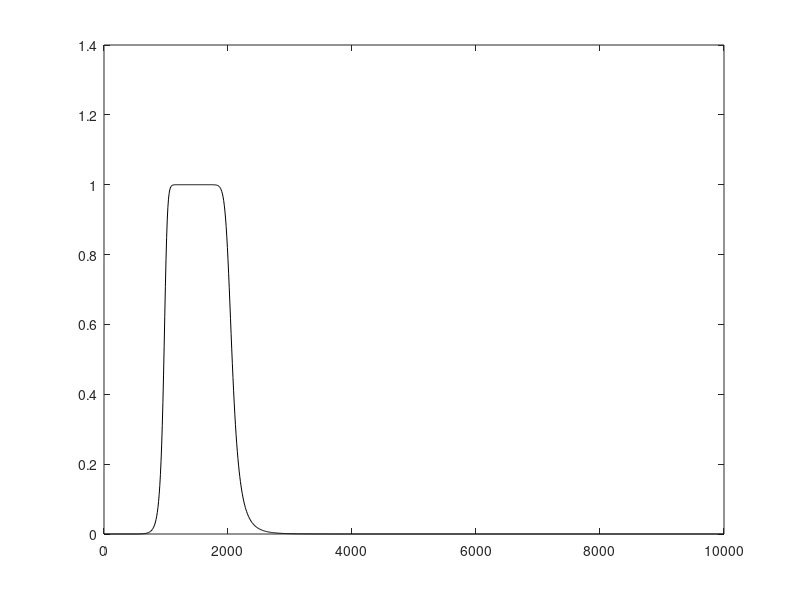

This chart was generated by the following MATLAB code:
format compact; clear variables;
T = pi/10000; 
% pass/stop-band omegas from requirements
omegas1 = 450; 
omegap1 = 1000; 
omegap2 = 2000; 
omegas2 = 4000;
% pre-warped omegas
omegas1p = tan(omegas1*T/2)
omegap1p = tan(omegap1*T/2)
omegap2p = tan(omegap2*T/2)
omegas2p = tan(omegas2*T/2)

omegas = abs([(omegas1p^2-omegap1p*omegap2p)/(omegas1p*(omegap2p-omegap1p)),...
        (omegas2p^2-omegap1p*omegap2p)/(omegas2p*(omegap2p-omegap1p))])
    
omegap = 1; omegas = min(omegas); alphap = 2.1; alphas = 20;
%K = ceil(log((10^(alphas/10)-1)/(10^(alphap/10)-1))/(2*log(omegas/omegap))) % don't need to calculate this
K = 8;
omegac = omegap/((10^(alphap/10)-1)^(1/(2*K)))
% calculating zeros and poles of CT filter
k = [1:K]; Z = []; P = 1j*omegac*exp(1j*pi*(2*k-1)/(2*K));
bL = omegac^K; aK = 1; L = length(Z); K = length(P);

c1 = (omegap1p*omegap2p-1)/(omegap1p*omegap2p+1);
c2 = (omegap2p-omegap1p)/(omegap1p*omegap2p+1);
Zdig = [ones(1,K-L),-ones(1,K-L)];
for i = 1:K
    Pdig(i,:) = roots([1 2*c1./(1-c2*P(i)) (1+c2*P(i))./(1-c2*P(i))]); 
end
B = bL/aK*prod(1/c2-Z)/prod(1/c2-P)*poly(Zdig(:)');
A = poly(Pdig(:)');
fprintf("B:\n"); disp(B'); fprintf("A:\n"); disp(A');

Omega = linspace(0,pi,1001); H = polyval(B,exp(1j*Omega))./polyval(A,exp(1j*Omega));
plot(Omega/T,abs(H),'k-');